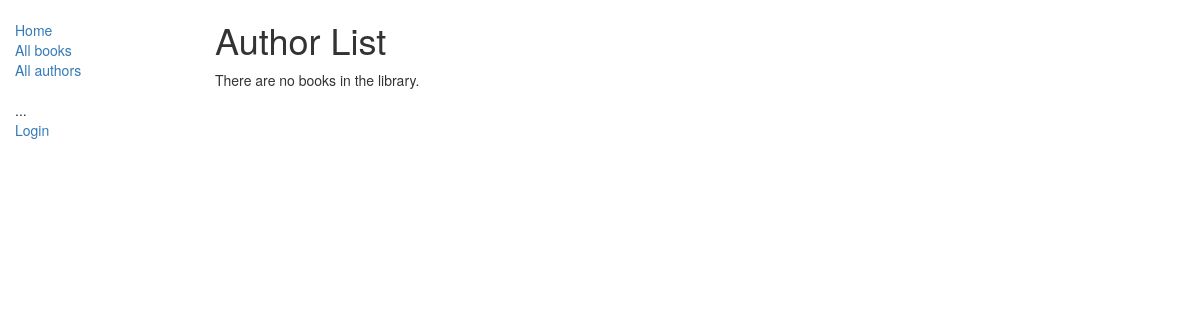
Page /catalog/authors/ on the earlier database version.
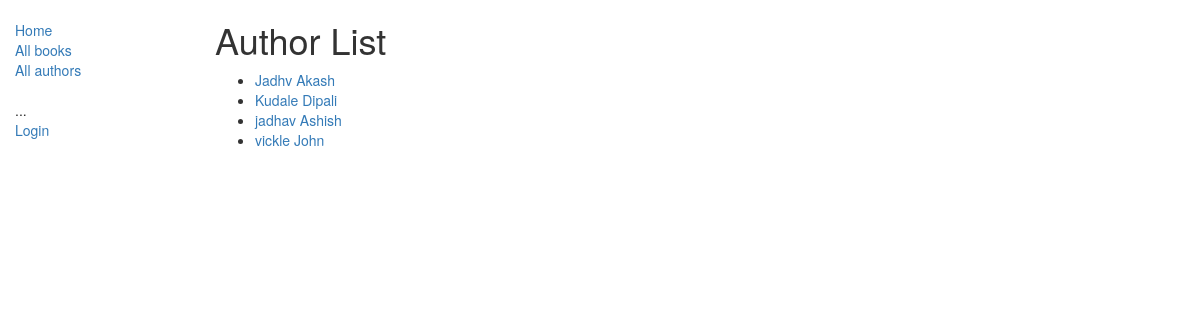
Same page on the later database version.
### catalog/models.py (models this page shows, shortened)
class Author(models.Model):
    first_name = models.CharField(max_length=100)
    last_name = models.CharField(max_length=100)
    date_of_birth = models.DateField(null=True, blank=True)
    date_of_death = models.DateField(null=True, blank=True)
    class Meta:
        ordering = ["last_name", "first_name"]
    def get_absolute_url(self):
        return reverse('catalog:author-details', args=[str(self.id)])

### catalog/views.py (the view)
# urls.py: path('authors/', views.AuthorListView.as_view(), name='authors'),
class AuthorListView(generic.ListView):
    model = Author

### catalog/templates/catalog/author_list.html (shortened to what this page needs)
{% extends "catalog/base_generic.html" %}
{% block content %}
<h1>Author List</h1>
    {% if  object_list %}
            <ul>
                {% for author in author_list %}
                    <li>
                        <a href="{{ author.get_absolute_url }}">{{ author.last_name}} {{ author.first_name }} </a>
                    </li>
                {% endfor %}
            </ul>
        {% else %}
          <p>There are no books in the library.</p>
    {% endif %}
{% endblock %}

### catalog/templates/catalog/base_generic.html (shortened to what this page needs)
<!DOCTYPE html>
<html lang="en">
<head>
  <link rel="stylesheet" href="https://maxcdn.bootstrapcdn.com/bootstrap/3.3.7/css/bootstrap.min.css">
  {% load static %}
  <link rel="stylesheet" href="{% static 'css/styles.css' %}">
</head>
<body>
  <div class="container-fluid">
    <div class="row">
      <div class="col-sm-2">
      {% block sidebar %}
      <ul class="sidebar-nav">
          <li><a href="{% url 'catalog:index' %}">Home</a></li>
          <li><a href="{% url 'catalog:books' %}">All books</a></li>
          <li><a href="{% url 'catalog:authors' %}">All authors</a></li>
      </ul>
       <ul class="sidebar-nav">
            ...
       {% if user.is_authenticated %}
         <li>User: {{ user.get_username }}</li>
         <li><a href="{% url 'catalog:my-borrowed' %}">My Borrowed</a></li>
         <li><a href="{% url 'logout'%}?next={{request.path}}">Logout</a></li>
       {% else %}
         <li><a href="{% url 'login'%}?next={{request.path}}">Login</a></li>
       {% endif %}
      </ul>
     {% endblock %}
      </div>
      <div class="col-sm-10 ">
      {% block content %}
       {% endblock %}
      </div>
    </div>
  </div>
</body>
</html>

### catalog/templates/catalog/static/styles.css (style rules this page uses)
.sidebar-nav { margin-top: 20px; padding: 0; list-style: none; }

Differences in the rows shown:
added Author: last_name "Jadhv", first_name "Akash"
added Author: last_name "Kudale", first_name "Dipali"
added Author: last_name "jadhav", first_name "Ashish"
added Author: last_name "vickle", first_name "John"
Other differences:
text no longer shown: "There are no books in the library."
